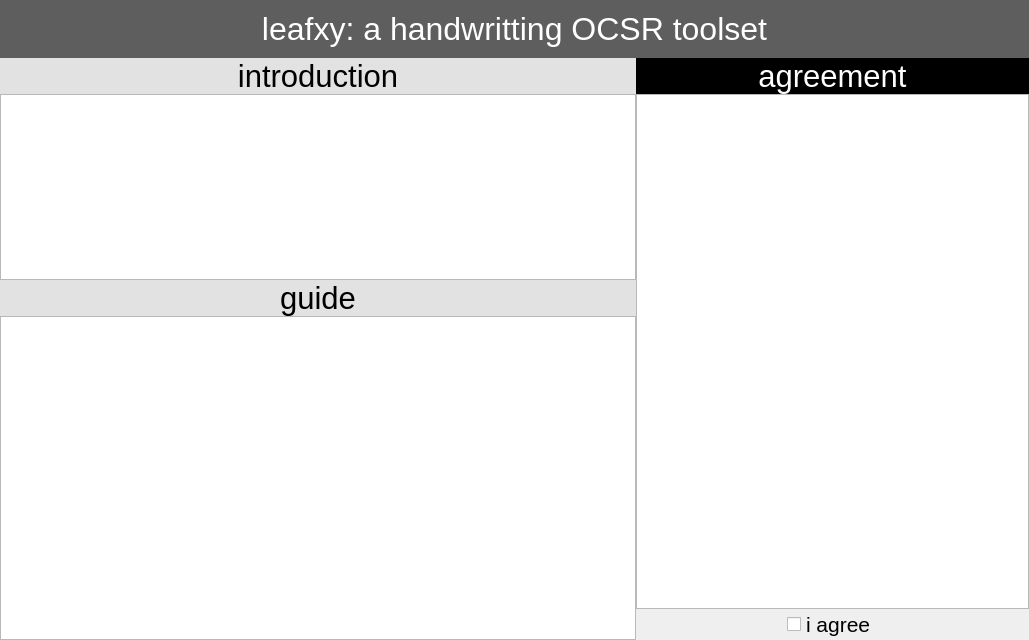
<?xml version="1.0" encoding="UTF-8"?>
<ui version="4.0">
    <class>WelcomeWidget</class>
    <widget class="QWidget" name="WelcomeWidget">
        <property name="geometry">
            <rect>
                <x>0</x>
                <y>0</y>
                <width>1029</width>
                <height>640</height>
            </rect>
        </property>
        <property name="windowTitle">
            <string>Welcome</string>
        </property>
        <layout class="QVBoxLayout" name="verticalLayout" stretch="1,10">
            <property name="spacing">
                <number>0</number>
            </property>
            <property name="leftMargin">
                <number>0</number>
            </property>
            <property name="topMargin">
                <number>0</number>
            </property>
            <property name="rightMargin">
                <number>0</number>
            </property>
            <property name="bottomMargin">
                <number>0</number>
            </property>
            <item>
                <widget class="QLabel" name="welcome_label">
                    <property name="sizePolicy">
                        <sizepolicy hsizetype="Preferred" vsizetype="Preferred">
                            <horstretch>0</horstretch>
                            <verstretch>0</verstretch>
                        </sizepolicy>
                    </property>
                    <property name="font">
                        <font>
                            <pointsize>24</pointsize>
                        </font>
                    </property>
                    <property name="styleSheet">
                        <string notr="true">color: rgb(255, 255, 255);
                            background-color: rgb(94, 94, 94);
                        </string>
                    </property>
                    <property name="text">
                        <string>leafxy: a handwritting OCSR toolset</string>
                    </property>
                    <property name="alignment">
                        <set>Qt::AlignCenter</set>
                    </property>
                </widget>
            </item>
            <item>
                <layout class="QGridLayout" name="gridLayout" rowstretch="618,1000" columnstretch="1000,618">
                    <property name="spacing">
                        <number>0</number>
                    </property>
                    <item row="0" column="0">
                        <layout class="QVBoxLayout" name="intro_layout">
                            <property name="spacing">
                                <number>0</number>
                            </property>
                            <item>
                                <widget class="QLabel" name="intro_label">
                                    <property name="sizePolicy">
                                        <sizepolicy hsizetype="Preferred" vsizetype="Fixed">
                                            <horstretch>0</horstretch>
                                            <verstretch>0</verstretch>
                                        </sizepolicy>
                                    </property>
                                    <property name="font">
                                        <font>
                                            <pointsize>23</pointsize>
                                        </font>
                                    </property>
                                    <property name="styleSheet">
                                        <string notr="true">color: rgb(0, 0, 0);
                                            background-color: rgb(226, 226, 226);
                                        </string>
                                    </property>
                                    <property name="text">
                                        <string>introduction</string>
                                    </property>
                                    <property name="alignment">
                                        <set>Qt::AlignCenter</set>
                                    </property>
                                </widget>
                            </item>
                            <item>
                                <widget class="QTextEdit" name="intro_edit">
                                    <property name="sizePolicy">
                                        <sizepolicy hsizetype="Preferred" vsizetype="Preferred">
                                            <horstretch>0</horstretch>
                                            <verstretch>0</verstretch>
                                        </sizepolicy>
                                    </property>
                                    <property name="styleSheet">
                                        <string notr="true"/>
                                    </property>
                                    <property name="inputMethodHints">
                                        <set>Qt::ImhNone</set>
                                    </property>
                                    <property name="readOnly">
                                        <bool>true</bool>
                                    </property>
                                    <property name="html">
                                        <string>&lt;!DOCTYPE HTML PUBLIC &quot;-//W3C//DTD HTML 4.0//EN&quot; &quot;http://www.w3.org/TR/REC-html40/strict.dtd&quot;&gt;
                                            &lt;html&gt;&lt;head&gt;&lt;meta name=&quot;qrichtext&quot; content=&quot;1&quot;
                                            /&gt;&lt;style type=&quot;text/css&quot;&gt;
                                            p, li { white-space: pre-wrap; }
                                            &lt;/style&gt;&lt;/head&gt;&lt;body style=&quot; font-family:'SimSun';
                                            font-size:9pt; font-weight:400; font-style:normal;&quot;&gt;
                                            &lt;p style=&quot; margin-top:0px; margin-bottom:0px; margin-left:0px;
                                            margin-right:0px; -qt-block-indent:0; text-indent:0px;&quot;&gt; &lt;/p&gt;
                                            &lt;p style=&quot; margin-top:0px; margin-bottom:0px; margin-left:0px;
                                            margin-right:0px; -qt-block-indent:0; text-indent:0px;&quot;&gt; &lt;/p&gt;&lt;/body&gt;&lt;/html&gt;
                                        </string>
                                    </property>
                                </widget>
                            </item>
                        </layout>
                    </item>
                    <item row="0" column="1" rowspan="2">
                        <layout class="QVBoxLayout" name="agree_layout">
                            <property name="spacing">
                                <number>0</number>
                            </property>
                            <item>
                                <widget class="QLabel" name="agree_label">
                                    <property name="sizePolicy">
                                        <sizepolicy hsizetype="Preferred" vsizetype="Fixed">
                                            <horstretch>0</horstretch>
                                            <verstretch>0</verstretch>
                                        </sizepolicy>
                                    </property>
                                    <property name="font">
                                        <font>
                                            <pointsize>23</pointsize>
                                        </font>
                                    </property>
                                    <property name="styleSheet">
                                        <string notr="true">color: rgb(255, 255, 255);
                                            background-color: rgb(0, 0, 0);
                                        </string>
                                    </property>
                                    <property name="text">
                                        <string>agreement</string>
                                    </property>
                                    <property name="alignment">
                                        <set>Qt::AlignCenter</set>
                                    </property>
                                </widget>
                            </item>
                            <item>
                                <widget class="QTextBrowser" name="agree_edit">
                                    <property name="sizePolicy">
                                        <sizepolicy hsizetype="Preferred" vsizetype="Expanding">
                                            <horstretch>0</horstretch>
                                            <verstretch>0</verstretch>
                                        </sizepolicy>
                                    </property>
                                    <property name="styleSheet">
                                        <string notr="true"/>
                                    </property>
                                    <property name="inputMethodHints">
                                        <set>Qt::ImhNone</set>
                                    </property>
                                    <property name="readOnly">
                                        <bool>true</bool>
                                    </property>
                                </widget>
                            </item>
                            <item alignment="Qt::AlignHCenter|Qt::AlignVCenter">
                                <widget class="QCheckBox" name="agree_box">
                                    <property name="sizePolicy">
                                        <sizepolicy hsizetype="Expanding" vsizetype="Preferred">
                                            <horstretch>0</horstretch>
                                            <verstretch>0</verstretch>
                                        </sizepolicy>
                                    </property>
                                    <property name="font">
                                        <font>
                                            <pointsize>16</pointsize>
                                        </font>
                                    </property>
                                    <property name="layoutDirection">
                                        <enum>Qt::LeftToRight</enum>
                                    </property>
                                    <property name="styleSheet">
                                        <string notr="true"/>
                                    </property>
                                    <property name="text">
                                        <string>i agree</string>
                                    </property>
                                    <property name="icon">
                                        <iconset resource="../../resources/app.qrc">
                                            <normaloff>:/img/home.png</normaloff>:/img/home.png
                                        </iconset>
                                    </property>
                                    <property name="iconSize">
                                        <size>
                                            <width>32</width>
                                            <height>32</height>
                                        </size>
                                    </property>
                                    <property name="tristate">
                                        <bool>false</bool>
                                    </property>
                                </widget>
                            </item>
                        </layout>
                    </item>
                    <item row="1" column="0">
                        <layout class="QVBoxLayout" name="guide_layout">
                            <property name="spacing">
                                <number>0</number>
                            </property>
                            <item>
                                <widget class="QLabel" name="guide_label">
                                    <property name="sizePolicy">
                                        <sizepolicy hsizetype="Preferred" vsizetype="Fixed">
                                            <horstretch>0</horstretch>
                                            <verstretch>0</verstretch>
                                        </sizepolicy>
                                    </property>
                                    <property name="font">
                                        <font>
                                            <pointsize>23</pointsize>
                                        </font>
                                    </property>
                                    <property name="styleSheet">
                                        <string notr="true">color: rgb(0, 0, 0);
                                            background-color: rgb(226, 226, 226);
                                        </string>
                                    </property>
                                    <property name="text">
                                        <string>guide</string>
                                    </property>
                                    <property name="alignment">
                                        <set>Qt::AlignCenter</set>
                                    </property>
                                </widget>
                            </item>
                            <item>
                                <widget class="QTextEdit" name="guide_edit">
                                    <property name="sizePolicy">
                                        <sizepolicy hsizetype="Preferred" vsizetype="Preferred">
                                            <horstretch>0</horstretch>
                                            <verstretch>0</verstretch>
                                        </sizepolicy>
                                    </property>
                                    <property name="styleSheet">
                                        <string notr="true"/>
                                    </property>
                                    <property name="inputMethodHints">
                                        <set>Qt::ImhNone</set>
                                    </property>
                                    <property name="readOnly">
                                        <bool>true</bool>
                                    </property>
                                    <property name="html">
                                        <string>&lt;!DOCTYPE HTML PUBLIC &quot;-//W3C//DTD HTML 4.0//EN&quot; &quot;http://www.w3.org/TR/REC-html40/strict.dtd&quot;&gt;
                                            &lt;html&gt;&lt;head&gt;&lt;meta name=&quot;qrichtext&quot; content=&quot;1&quot;
                                            /&gt;&lt;style type=&quot;text/css&quot;&gt;
                                            p, li { white-space: pre-wrap; }
                                            &lt;/style&gt;&lt;/head&gt;&lt;body style=&quot; font-family:'SimSun';
                                            font-size:9pt; font-weight:400; font-style:normal;&quot;&gt;
                                            &lt;p style=&quot; margin-top:0px; margin-bottom:0px; margin-left:0px;
                                            margin-right:0px; -qt-block-indent:0; text-indent:0px;&quot;&gt; &lt;/p&gt;
                                            &lt;p style=&quot; margin-top:0px; margin-bottom:0px; margin-left:0px;
                                            margin-right:0px; -qt-block-indent:0; text-indent:0px;&quot;&gt; &lt;/p&gt;&lt;/body&gt;&lt;/html&gt;
                                        </string>
                                    </property>
                                </widget>
                            </item>
                        </layout>
                    </item>
                </layout>
            </item>
        </layout>
    </widget>
    <resources>
        <include location="../../resources/app.qrc"/>
    </resources>
    <connections/>
</ui>
